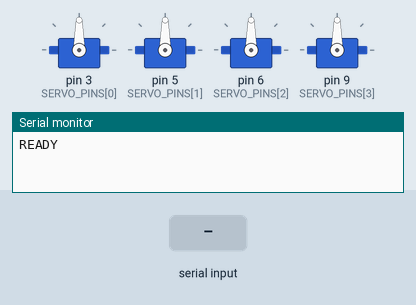
Simulated run of this sketch. Board: Arduino Uno, built with avr-gcc and run on an emulated ATmega328P. Parts: 4 × servo, the last lines printed to the serial monitor. Inputs (shaded band) come from the test bench.

Above: at 1.2 s.
1.3 s: "A,90,45,200,10\n" received over Serial
At 3.1 s:
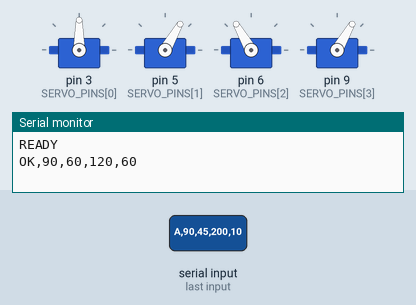
3.4 s: byte 10 ('\n') received over Serial
Timing chart, 0 to 6.4 s (numbered marks = the images above; inputs shaded):
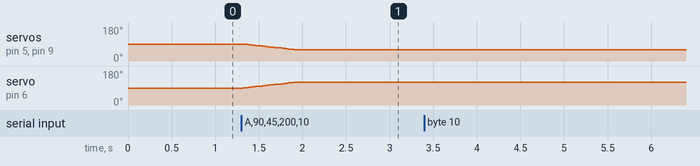

The sketch:

ros_control.ino
```cpp
/*
 * ROS 2 serial firmware for the four-axis mini robot arm.
 *
 * Wiring:
 *   base=D3, shoulder=D5, forearm=D6, upper arm=D9
 *
 * Input protocol:
 *   A,<base>,<shoulder>,<forearm>,<upper>\n
 * Example:
 *   A,90,80,100,90
 *
 * Output protocol:
 *   READY
 *   OK,<base>,<shoulder>,<forearm>,<upper>
 */

#include <Servo.h>

constexpr uint8_t JOINT_COUNT = 4;
constexpr uint8_t SERVO_PINS[JOINT_COUNT] = {3, 5, 6, 9};
constexpr int CENTER_ANGLE = 90;
constexpr int MIN_ANGLE = 60;
constexpr int MAX_ANGLE = 120;
constexpr unsigned long STEP_INTERVAL_MS = 20;
constexpr unsigned long COMMAND_TIMEOUT_MS = 3000;

Servo servos[JOINT_COUNT];
int currentAngles[JOINT_COUNT] = {
  CENTER_ANGLE, CENTER_ANGLE, CENTER_ANGLE, CENTER_ANGLE
};
int targetAngles[JOINT_COUNT] = {
  CENTER_ANGLE, CENTER_ANGLE, CENTER_ANGLE, CENTER_ANGLE
};

char inputBuffer[64];
uint8_t inputLength = 0;
unsigned long lastStepAt = 0;
unsigned long lastCommandAt = 0;

void printAngles(const char* prefix) {
  Serial.print(prefix);
  for (uint8_t i = 0; i < JOINT_COUNT; ++i) {
    if (i > 0) {
      Serial.print(',');
    }
    Serial.print(targetAngles[i]);
  }
  Serial.println();
}

bool parseCommand(char* line) {
  int requested[JOINT_COUNT];
  const int matched = sscanf(
    line,
    "A,%d,%d,%d,%d",
    &requested[0],
    &requested[1],
    &requested[2],
    &requested[3]
  );

  if (matched != JOINT_COUNT) {
    Serial.println("ERR,bad_command");
    return false;
  }

  for (uint8_t i = 0; i < JOINT_COUNT; ++i) {
    targetAngles[i] = constrain(requested[i], MIN_ANGLE, MAX_ANGLE);
  }
  lastCommandAt = millis();
  printAngles("OK,");
  return true;
}

void readSerialCommands() {
  while (Serial.available() > 0) {
    const char incoming = Serial.read();

    if (incoming == '\n') {
      inputBuffer[inputLength] = '\0';
      parseCommand(inputBuffer);
      inputLength = 0;
    } else if (incoming != '\r') {
      if (inputLength < sizeof(inputBuffer) - 1) {
        inputBuffer[inputLength++] = incoming;
      } else {
        inputLength = 0;
        Serial.println("ERR,line_too_long");
      }
    }
  }
}

void moveServosOneStep() {
  const unsigned long now = millis();
  if (now - lastStepAt < STEP_INTERVAL_MS) {
    return;
  }
  lastStepAt = now;

  for (uint8_t i = 0; i < JOINT_COUNT; ++i) {
    if (currentAngles[i] < targetAngles[i]) {
      ++currentAngles[i];
    } else if (currentAngles[i] > targetAngles[i]) {
      --currentAngles[i];
    }
    servos[i].write(currentAngles[i]);
  }
}

void setup() {
  Serial.begin(115200);
  for (uint8_t i = 0; i < JOINT_COUNT; ++i) {
    servos[i].attach(SERVO_PINS[i]);
    servos[i].write(CENTER_ANGLE);
  }
  lastCommandAt = millis();
  Serial.println("READY");
}

void loop() {
  readSerialCommands();
  moveServosOneStep();

  // 통신이 끊겨도 마지막 자세를 유지한다. 모터처럼 갑자기 0도로
  // 보내면 로봇암이 충돌할 수 있으므로 서보에는 이 방식이 더 안전하다.
  if (millis() - lastCommandAt > COMMAND_TIMEOUT_MS) {
    lastCommandAt = millis();
    Serial.println("WARN,command_timeout_holding_position");
  }
}
```

Measured:
- after the input at 1.3 s, servo on pin 5 (SERVO_PINS[1]), servo on pin 9 (SERVO_PINS[3]): moves from 90° to 60° over 0.58 s, starting at once; servo on pin 6 (SERVO_PINS[2]): moves from 90° to 120° over 0.58 s, starting at once
